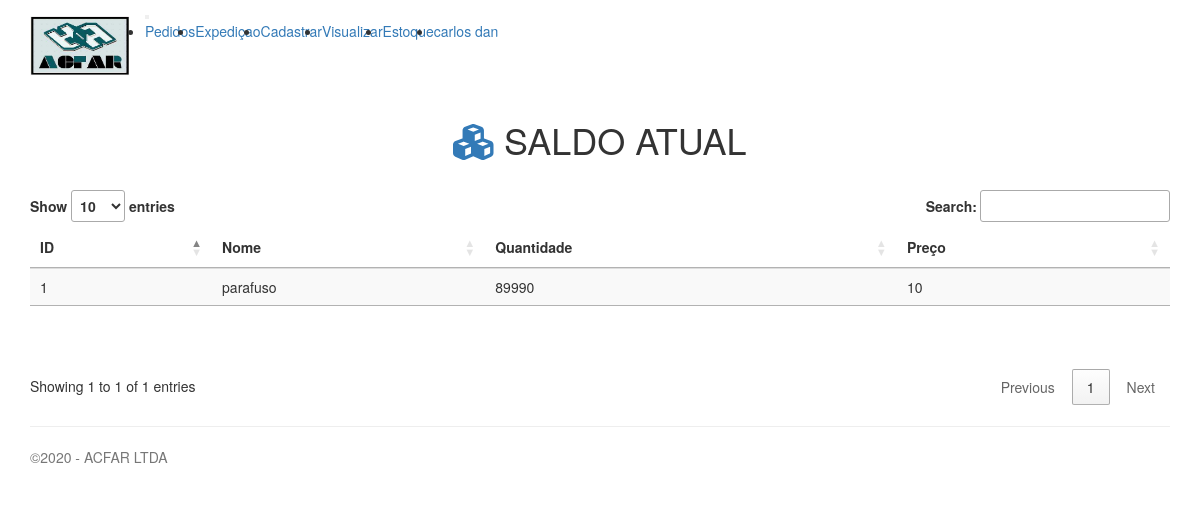
The app's page /estoque/saldo.php (signed in) with its own data.
### tables this page shows
CREATE TABLE IF NOT EXISTS `produtos` (
  `id` int(11) NOT NULL AUTO_INCREMENT,
  `id_usuario` int(11) DEFAULT NULL,
  `nome` varchar(70) DEFAULT NULL,
  `quantidade` int(11) DEFAULT NULL,
  `descricao` varchar(70) DEFAULT NULL,
  `preco` double DEFAULT NULL,
  `marca` varchar(45) DEFAULT NULL,
  `criado` datetime DEFAULT NULL,
  `modificado` datetime DEFAULT NULL,
  `entrada_merdoria` datetime DEFAULT NULL,
  PRIMARY KEY (`id`),
  KEY `id_usuario` (`id_usuario`)
);

### estoque/functions.php (called while the page is built, shortened)
<?php
function index()
{
    $produtos = find_all('produtos');
}
function find_all($table)
{
    return find($table);
}
function find($table = null, $id = null)
{
    $link = open_database();
    $found = null;
    try {
        if ($id) {
            $sql = "SELECT * FROM " . $table . " WHERE id = " . $id;
            $exec = $link->query($sql);
            if ($exec->num_rows > 0) {
                $found = $exec->fetch_assoc();
            }
        } else {
            $sql = "SELECT * FROM " . $table;
            $exec = $link->query($sql);
            if ($exec->num_rows > 0) {
                $found = $exec->fetch_all(MYSQLI_ASSOC);
            }
        }
    } catch (Exception $e) {
        $_SESSION['message'] = $e->getMessage();
        $_SESSION['type'] = 'danger';
    }
    return $found;
}
?>

### estoque/saldo.php (the view, shortened to what this page needs)
<?php
require_once 'functions.php';
\Estoque\index();
?>
<div class="container" style="margin-top: 30px">
    <div class="row">
        <div class="col-12 text-center my-4">
            <h1 class="display-4"><i class="fas fa-cubes text-primary" aria-hidden="true"></i>
                SALDO ATUAL
            </h1>
        </div>
        <div class="col-lg-12" style="margin-top: 20px">
            <table class="table table-hover table-striped" id="saldoAtual" style="margin-bottom: 60px">
                <thead class="bg-gradient-primary">
                <tr>
                    <th>ID</th>
                    <th>Nome</th>
                    <th>Quantidade</th>
                    <th>Preço</th>
                </tr>
                </thead>
                <tbody>
                <?php
                if ($produtos) {
                    foreach ($produtos as $produto) {
                        ?>
                        <tr>
                            <td><?php echo $produto['id']; ?></td>
                            <td><?php echo $produto['nome']; ?></td>
                            <td><?php echo $produto['quantidade']; ?></td>
                            <td><?php echo $produto['preco']; ?></td>
                        </tr>
                        <?php
                    }
                } else {
                    ?>
                    <tr>
                        <td colspan="4">Nenhum registro encontrado.</td>
                    </tr>
                    <?php
                }
                ?>
                </tbody>
            </table>
        </div>
    </div>
</div>

### css/estile.css (style rules this page uses)
* { margin: 0; padding: 0; }

### records on screen
produtos: id "1", nome "parafuso", quantidade "89990", preco "10"

### other values on screen
$_SESSION['usuario'] "carlos dan"
